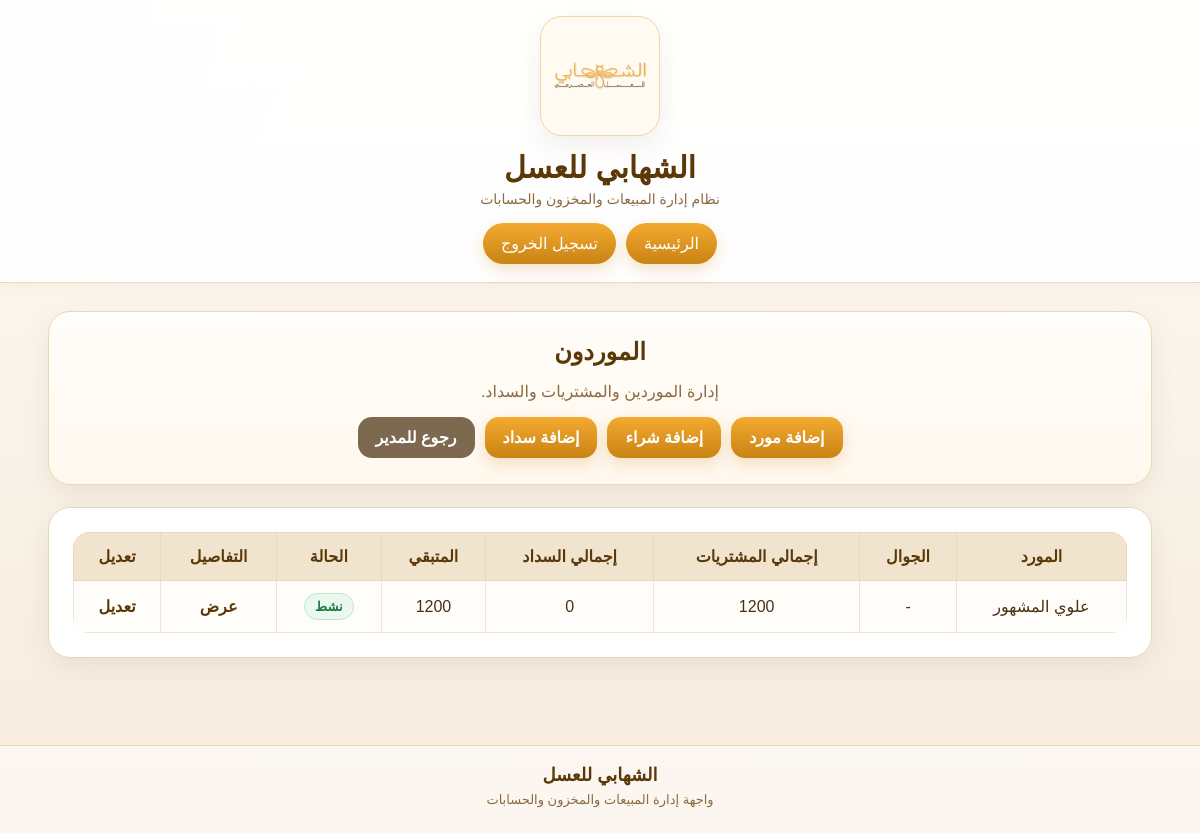
Page /suppliers/ (signed in) on the committed database.
### suppliers/models.py (models this page shows, shortened)
class Supplier(models.Model):
    name = models.CharField(max_length=200, verbose_name='اسم المورد')
    phone = models.CharField(max_length=30, blank=True, null=True, verbose_name='رقم الجوال')
    address = models.CharField(max_length=250, blank=True, null=True, verbose_name='العنوان')
    notes = models.TextField(blank=True, null=True, verbose_name='ملاحظات')
    is_active = models.BooleanField(default=True, verbose_name='نشط')
    created_at = models.DateTimeField(auto_now_add=True)
    class Meta:
        verbose_name = 'مورد'
        verbose_name_plural = 'الموردون'
        ordering = ['name']

### suppliers/views.py (the view)
# urls.py: path('', supplier_list, name='supplier-list'),
@login_required
def supplier_list(request):
    profile = get_manager_profile(request)
    if not profile:
        return redirect('dashboard')
    suppliers = Supplier.objects.all()
    supplier_data = []
    for supplier in suppliers:
        total_purchases = supplier.purchases.aggregate(total=Sum('total_amount')).get('total') or 0
        total_payments = supplier.payments.aggregate(total=Sum('amount')).get('total') or 0
        balance = total_purchases - total_payments
        supplier_data.append({
            'supplier': supplier,
            'total_purchases': total_purchases,
            'total_payments': total_payments,
            'balance': balance,
        })
    return render(request, 'suppliers/supplier_list.html', {
        'profile': profile,
        'supplier_data': supplier_data,
    })

### suppliers/views.py (called while the page is built)
def get_manager_profile(request):
    profile = WorkerProfile.objects.filter(user=request.user).select_related('warehouse').first()
    if not profile or profile.role != 'manager':
        return None
    return profile

### templates/suppliers/supplier_list.html (shortened to what this page needs)
{% extends 'base.html' %}
{% block content %}
<div class="hero-card">
    <h2>الموردون</h2>
    <p class="muted">إدارة الموردين والمشتريات والسداد.</p>
    <div class="actions">
        <a href="{% url 'supplier-create' %}" class="btn">إضافة مورد</a>
        <a href="{% url 'supplier-purchase-create' %}" class="btn">إضافة شراء</a>
        <a href="{% url 'supplier-payment-create' %}" class="btn">إضافة سداد</a>
        <a href="{% url 'manager-dashboard' %}" class="btn btn-secondary">رجوع للمدير</a>
    </div>
</div>
<div class="panel-card">
    {% if supplier_data %}
        <div style="overflow-x:auto;">
            <table class="custom-table">
                <thead>
                    <tr>
                        <th>المورد</th>
                        <th>الجوال</th>
                        <th>إجمالي المشتريات</th>
                        <th>إجمالي السداد</th>
                        <th>المتبقي</th>
                        <th>الحالة</th>
                        <th>التفاصيل</th>
                        <th>تعديل</th>
                    </tr>
                </thead>
                <tbody>
                    {% for item in supplier_data %}
                    <tr>
                        <td>{{ item.supplier.name }}</td>
                        <td>{{ item.supplier.phone|default:"-" }}</td>
                        <td>{{ item.total_purchases }}</td>
                        <td>{{ item.total_payments }}</td>
                        <td>{{ item.balance }}</td>
                        <td>
                            {% if item.supplier.is_active %}
                                <span class="badge badge-success">نشط</span>
                            {% else %}
                                <span class="badge badge-danger">غير نشط</span>
                            {% endif %}
                        </td>
                        <td><a href="{% url 'supplier-detail' item.supplier.pk %}">عرض</a></td>
                        <td><a href="{% url 'supplier-update' item.supplier.pk %}">تعديل</a></td>
                    </tr>
                    {% endfor %}
                </tbody>
            </table>
        </div>
    {% else %}
        <p class="muted">لا يوجد موردون حتى الآن.</p>
    {% endif %}
</div>
{% endblock %}

### static/css/style.css (style rules this page uses)
:root { --bg-main: #fbf7ef; --bg-soft: #f7efe2; --card-bg: #ffffff; --text-main: #493112; --text-soft: #8a6a40; --gold-main: #f4aa2f; --gold-dark: #c98315; --brown-main: #5a3808; --border-soft: #ead7b5; --shadow-soft: 0 10px 28px rgba(90, 56, 8, 0.08); --radius-xl: 22px; --radius-lg: 18px; --radius-md: 14px; }
* { box-sizing: border-box; }
body { margin: 0; font-family: Tahoma, Arial, sans-serif; color: var(--text-main); background: radial-gradient(circle at top left, rgba(244, 170, 47, 0.06), transparent 22%), linear-gradient(180deg, #fdfaf4 0%, #f6ecde 100%); }
.hero-card, .panel-card, .stat-card { background: var(--card-bg); border: 1px solid var(--border-soft); border-radius: var(--radius-xl); box-shadow: var(--shadow-soft); }
.hero-card { padding: 26px; text-align: center; margin-bottom: 22px; background: linear-gradient(180deg, #fffdfa 0%, #fff8ee 100%); }
.panel-card { padding: 24px; margin-bottom: 22px; }
.hero-card h2, .panel-card h2, .panel-card h3 { margin-top: 0; margin-bottom: 10px; color: var(--brown-main); }
.muted { color: var(--text-soft); text-align: center; }
.actions { display: flex; justify-content: center; gap: 10px; flex-wrap: wrap; margin-top: 14px; }
.btn { display: inline-block; padding: 11px 18px; border-radius: 14px; background: linear-gradient(180deg, var(--gold-main), var(--gold-dark)); color: white; text-decoration: none; border: none; cursor: pointer; font-weight: bold; box-shadow: 0 6px 16px rgba(201, 131, 21, 0.22); }
.btn-secondary { background: #7d6950; box-shadow: none; }
.custom-table { width: 100%; border-collapse: collapse; background: #fff; overflow: hidden; border-radius: 16px; }
.custom-table th { background: #f1e4cf; color: var(--brown-main); padding: 14px 12px; border: 1px solid #e7d8be; text-align: center; white-space: nowrap; }
.custom-table td { padding: 12px; border: 1px solid #efe3d1; text-align: center; white-space: nowrap; background: #fffdfa; }
.custom-table a { color: var(--brown-main); font-weight: bold; text-decoration: none; }
.hero-card .actions { margin-top: 16px; }
.btn, .main-nav a, .logout-btn, .quick-links a { transition: 0.2s ease; }
.badge { display: inline-block; padding: 6px 10px; border-radius: 999px; font-size: 13px; font-weight: bold; line-height: 1; }
.badge-success { background: #eaf8ef; color: #1f7a3f; border: 1px solid #bfe7cc; }

### rows in the picture
Supplier: supplier.name "علوي المشهور", supplier.phone "-", total_purchases "1200", total_payments "0", balance "1200", is_active "نشط"
